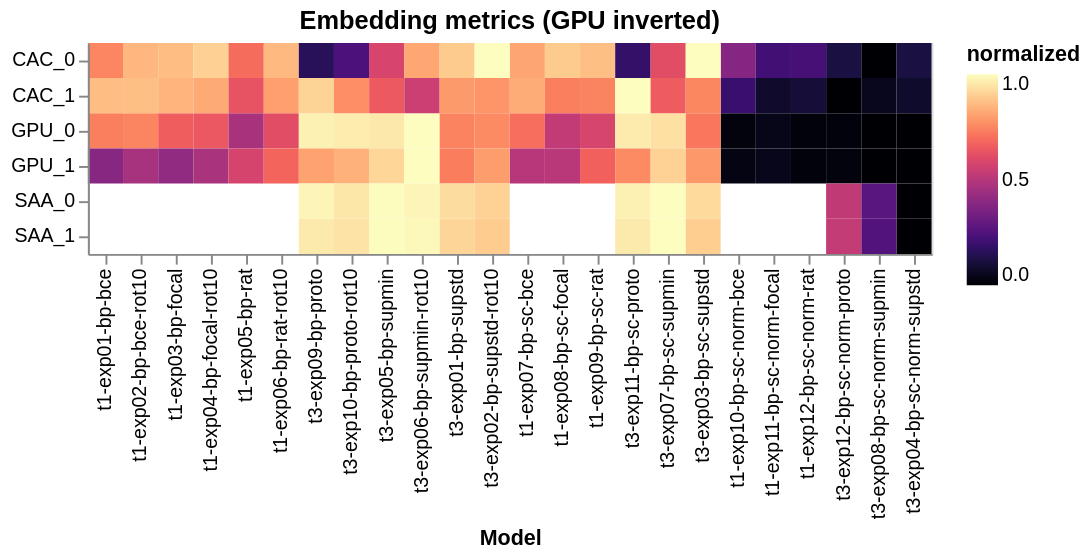

Write notebook code for a chart like this one.
### Markdown cell above
## Embedding metrics heatmap (GPU/CAC/SAA by class)

### Code cell
# --- Embedding metrics heatmap (GPU/CAC/SAA by class) ---
emb_path = root / 'analysis/embeddings_probe/embedding_metrics.csv'

emb = pd.read_csv(emb_path)
# Use encoder space if present
if 'space' in emb.columns:
    emb = emb[emb['space'] == 'enc']

# pick metrics
emb_metrics = ['GPU_0','GPU_1','CAC_0','CAC_1','SAA_0','SAA_1']
emb_metrics = [m for m in emb_metrics if m in emb.columns]
    
# normalize per metric; invert GPU so higher is better
emb_norm = emb[['run_id'] + emb_metrics].copy()
for m in emb_metrics:
    col = pd.to_numeric(emb_norm[m], errors='coerce')
    vmin, vmax = col.min(), col.max()
    if pd.isna(vmin) or pd.isna(vmax) or vmin == vmax:
        emb_norm[m] = 0.5
    else:
        scaled = (col - vmin) / (vmax - vmin)
        if m.startswith('GPU_'):
            scaled = 1.0 - scaled
        emb_norm[m] = scaled

emb_long = emb_norm.melt('run_id', var_name='metric', value_name='value')
emb_long['run_id'] = pd.Categorical(emb_long['run_id'], categories=model_order, ordered=True)

heat_emb = (
    alt.Chart(emb_long)
    .mark_rect()
    .encode(
        x=alt.X('run_id:N', sort=model_order, title='Model'),
        y=alt.Y('metric:N', title=None),
        color=alt.Color('value:Q', scale=alt.Scale(scheme='magma'), title='normalized'),
        tooltip=['run_id:N','metric:N', alt.Tooltip('value:Q', format='.3f')]
    )
    .properties(width=18*len(model_order), height=18*len(emb_metrics), title='Embedding metrics (GPU inverted)')
)
heat_emb

### Figure 1 — Vega-Lite specification as saved in the notebook (floating-point values rounded to 4 significant figures; data arrays with more than 128 entries replaced by an {"elided": "..."} marker saying what was removed)
{"config": {"view": {"continuousWidth": 300, "continuousHeight": 300}}, "data": {"name": "data-603795b270924b8212b21588cd6f1aee"}, "mark": {"type": "rect"}, "encoding": {"color": {"field": "value", "scale": {"scheme": "magma"}, "title": "normalized", "type": "quantitative"}, "tooltip": [{"field": "run_id", "type": "nominal"}, {"field": "metric", "type": "nominal"}, {"field": "value", "format": ".3f", "type": "quantitative"}], "x": {"field": "run_id", "sort": ["t1-exp01-bp-bce", "t1-exp02-bp-bce-rot10", "t1-exp03-bp-focal", "t1-exp04-bp-focal-rot10", "t1-exp05-bp-rat", "t1-exp06-bp-rat-rot10", "t3-exp09-bp-proto", "t3-exp10-bp-proto-rot10", "t3-exp05-bp-supmin", "t3-exp06-bp-supmin-rot10", "t3-exp01-bp-supstd", "t3-exp02-bp-supstd-rot10", "t1-exp07-bp-sc-bce", "t1-exp08-bp-sc-focal", "t1-exp09-bp-sc-rat", "t3-exp11-bp-sc-proto", "t3-exp07-bp-sc-supmin", "t3-exp03-bp-sc-supstd", "t1-exp10-bp-sc-norm-bce", "t1-exp11-bp-sc-norm-focal", "t1-exp12-bp-sc-norm-rat", "t3-exp12-bp-sc-norm-proto", "t3-exp08-bp-sc-norm-supmin", "t3-exp04-bp-sc-norm-supstd"], "title": "Model", "type": "nominal"}, "y": {"field": "metric", "title": null, "type": "nominal"}}, "height": 108, "title": "Embedding metrics (GPU inverted)", "width": 432, "$schema": "https://vega.github.io/schema/vega-lite/v6.1.0.json", "datasets": {"data-603795b270924b8212b21588cd6f1aee": {"elided": "144 records"}}}
